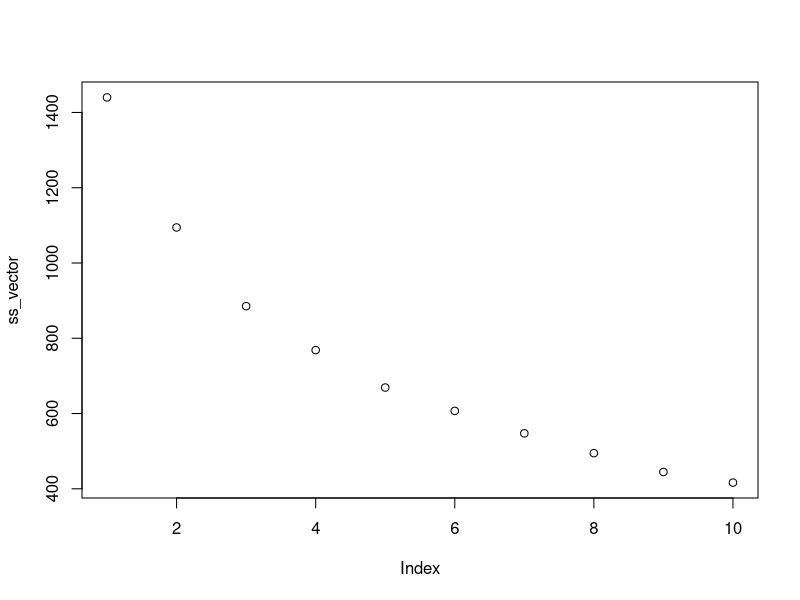
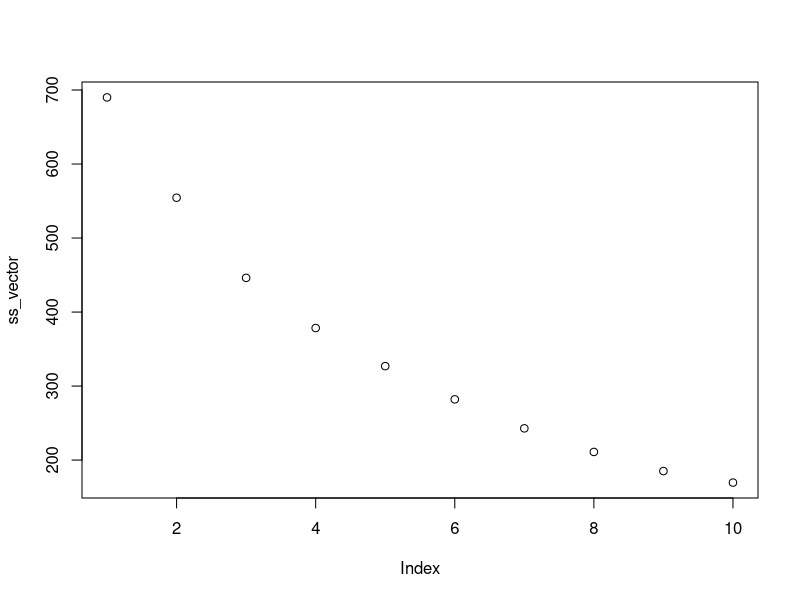
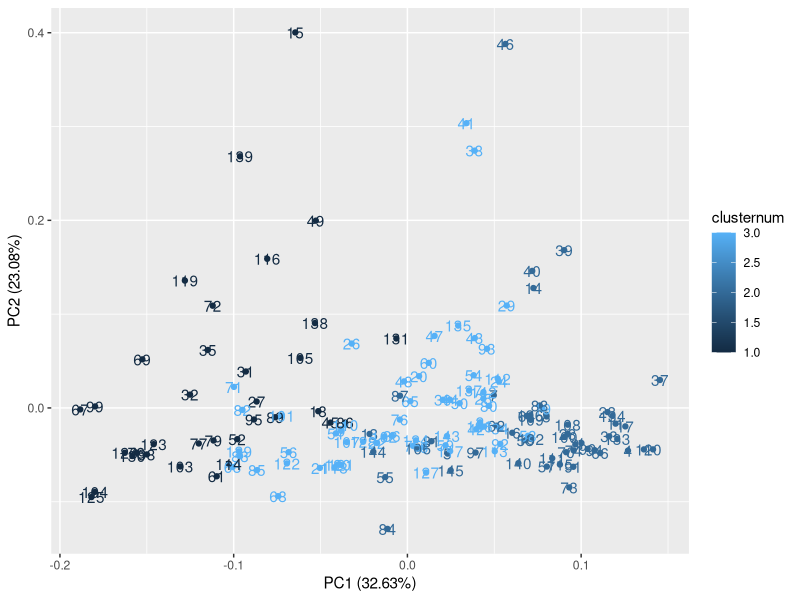
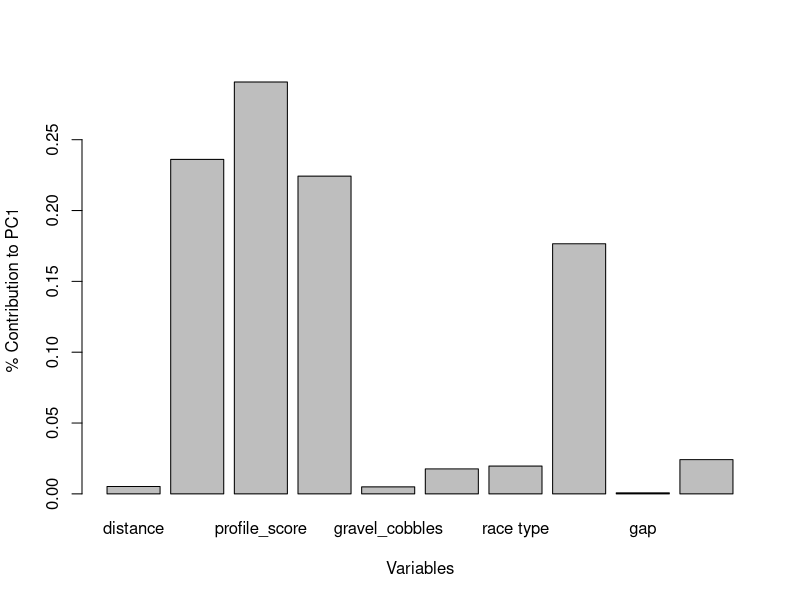
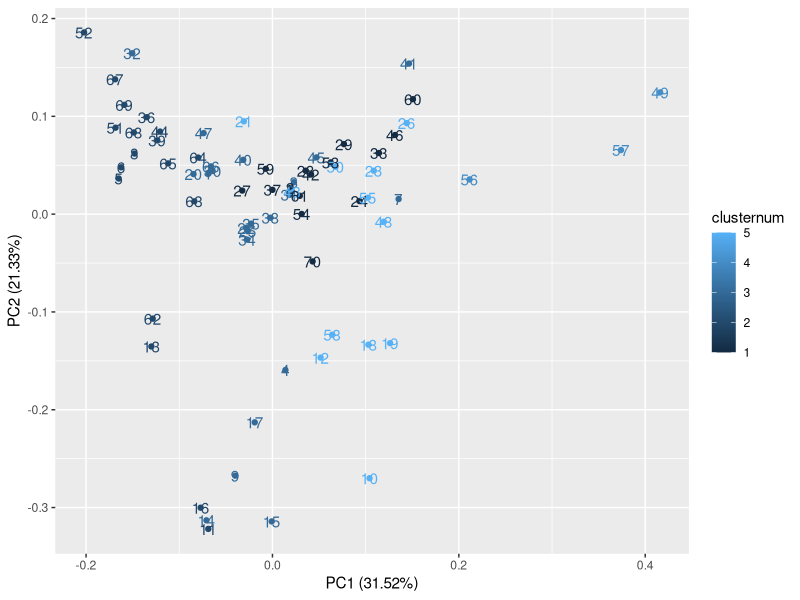
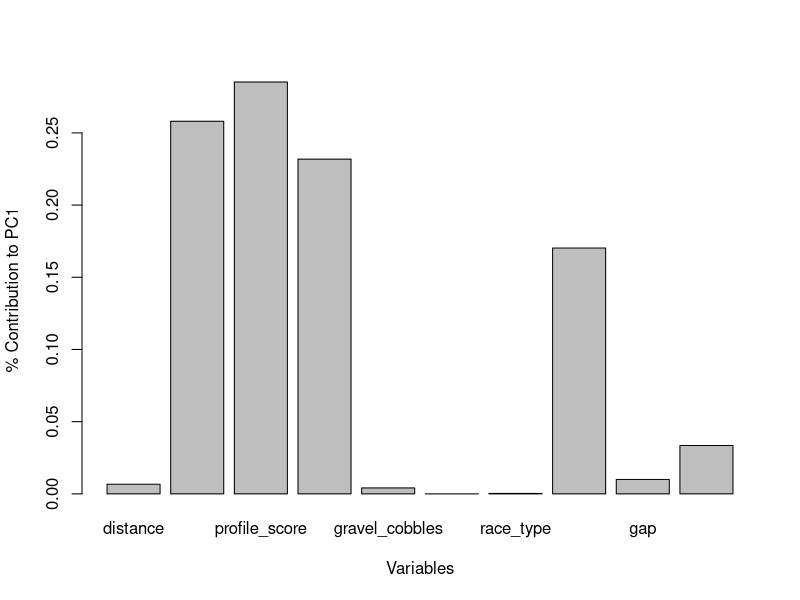
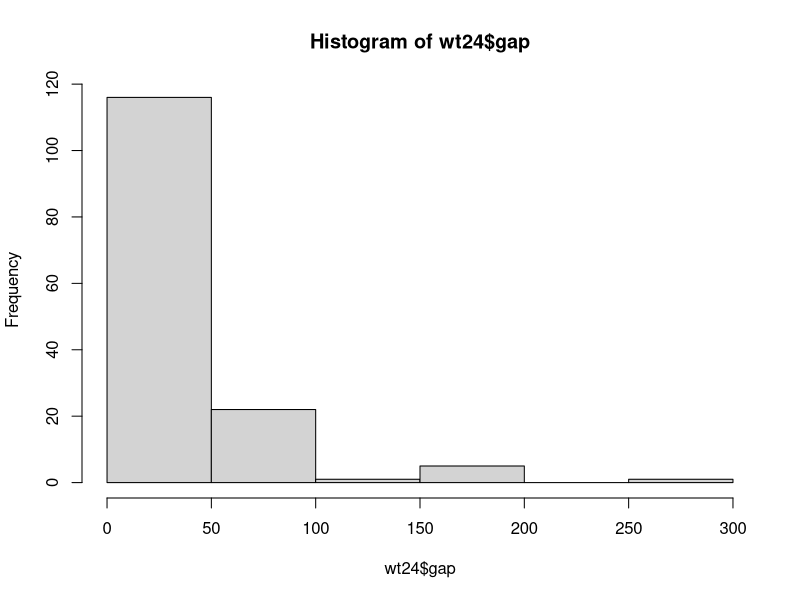
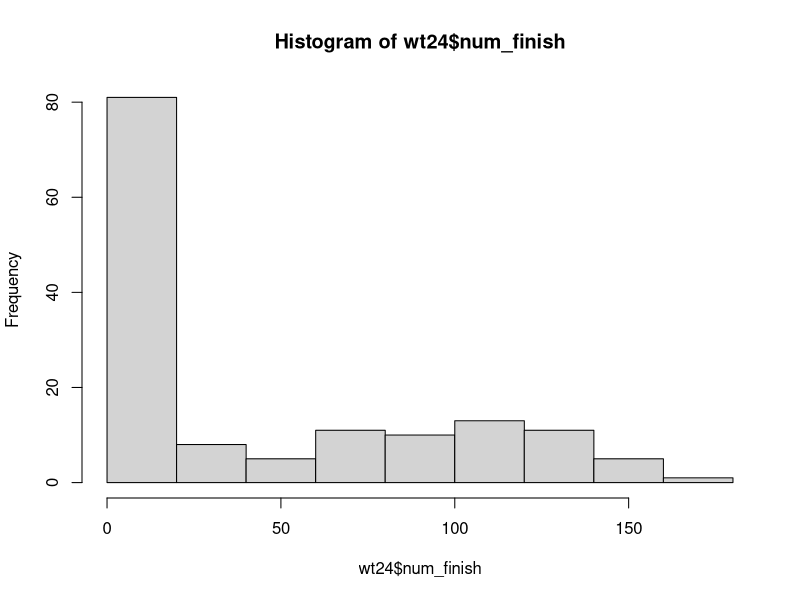

Write the R code that produced these figures, in order.
library(readr)
library(ggplot2)
library(ggfortify)
library(dplyr)

wt24<-read_csv("racedata_wt24.csv")
wwt24<-read_csv("wwt24.csv")
scaled_wt24<-as.data.frame(scale(wt24))
scaled_wwt24<-as.data.frame(scale(wwt24))

cluster_ssplot <- function(data){
  ss_vector <- numeric(10)
  for(i in 1:10){
    output <- kmeans(data, centers = i, nstart=20)
    ss_vector[i] <- output$tot.withinss
  }
  plot(ss_vector)
}

cluster_ssplot(scaled_wt24)
cluster_ssplot(scaled_wwt24)

wt_3clusters<-kmeans(wt24,centers=3,nstart=20)
wt24_withclusters<-scaled_wt24 %>% 
  mutate(clusternum=wt_3clusters$cluster)

wwt_5clusters<-kmeans(wwt24,centers=5,nstart=20)
wwt24_withclusters<-scaled_wwt24 %>%
  mutate(clusternum=wwt_5clusters$cluster)


wt24_pca<-prcomp(scaled_wt24)
wt_pca_plot<-autoplot(wt24_pca,data=wt24_withclusters,colour='clusternum',label=TRUE)
wt_pca_plot

wt24_loadings<-wt24_pca$rotation
wt24_contribution<-wt24_loadings[,1]^2/sum(wt24_loadings[,1]^2)
barplot(wt24_contribution, names.arg = colnames(scaled_wt24), 
        xlab = "Variables", ylab = "% Contribution to PC1")

wwt24_pca<-prcomp(scaled_wwt24)
wwt_pca_plot<-autoplot(wwt24_pca,data=wwt24_withclusters,colour='clusternum',label=TRUE)
wwt_pca_plot

wwt24_loadings<-wwt24_pca$rotation
wwt24_contribution<-wwt24_loadings[,1]^2/sum(wwt24_loadings[,1]^2)
barplot(wwt24_contribution, names.arg = colnames(scaled_wwt24), 
        xlab = "Variables", ylab = "% Contribution to PC1")

hist(wt24$gap)
hist(wt24$num_finish)
hist(wt24$distance_solo)
hist(wt24$distance)
hist(wt24$vertical)
hist(wt24$profile_score)
hist(wt24$profile_score_last25k)

hist(wwt24$gap)
hist(wwt24$num_finish)
hist(wwt24$distance_solo)
hist(wwt24$distance)
hist(wwt24$vertical)
hist(wwt24$profile_score)
hist(wwt24$profile_score_last25k)
